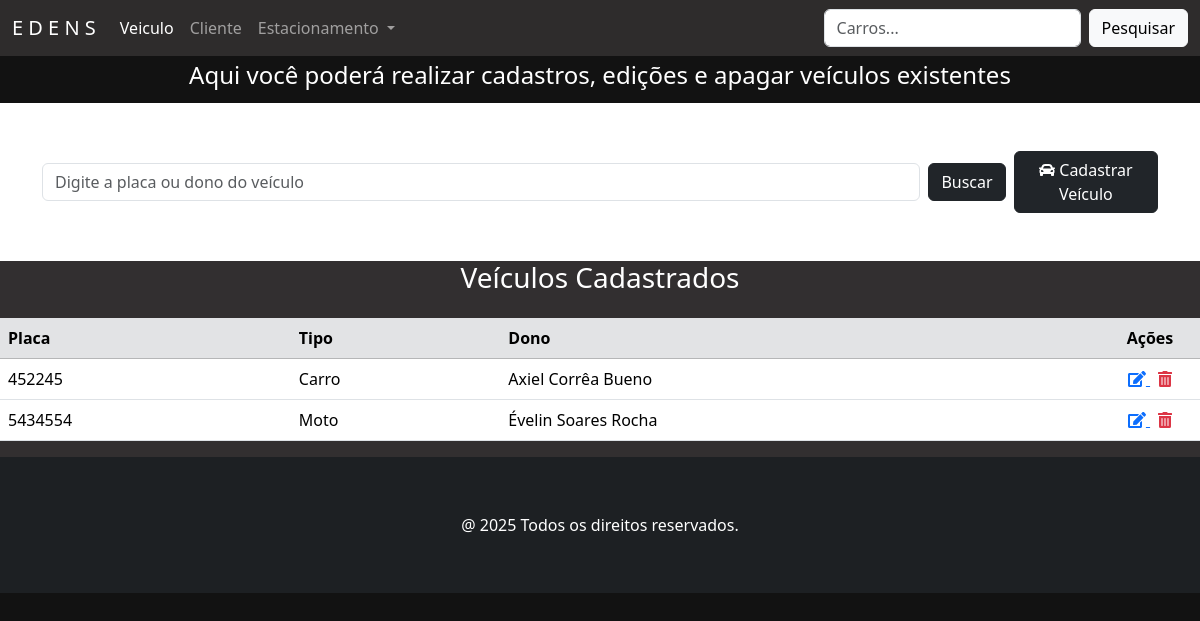
The page /veiculos/ on the database its author committed.
### veiculo/models.py (models this page shows, shortened)
class Veiculo(models.Model):
    placa = models.CharField('Placa', max_length=10, unique=True, help_text='Placa do veículo')
    tipo = models.CharField('Tipo de Veículo', max_length=20, choices=TIPO_VEICULO)
    dono = models.ForeignKey(Cliente, on_delete=models.CASCADE, related_name='veiculos', default=1)
    class Meta:
        verbose_name = 'Veículo'
        verbose_name_plural = 'Veículos'

### pessoa/models.py (models this page shows, shortened)
class Pessoa(models.Model):
    nome = models.CharField('Nome', max_length=50, help_text='Nome completo')
    cpf = models.CharField('CPF', max_length=11, help_text='CPF completo', unique=True)
    fone = models.CharField('Fone', max_length=11, help_text='Número de telefone', unique=True)
    email = models.EmailField('Email', max_length=100, unique=True, null=True, blank=True)
    class Meta:
        abstract = True

class Cliente(Pessoa):
    endereco = models.CharField('Endereço', max_length=100, help_text='Endereço Completo')
    class Meta:
        verbose_name = 'Cliente'
        verbose_name_plural = 'Clientes'

### veiculo/views.py (the view)
# urls.py: path('veiculos/', VeiculoView.as_view(), name='veiculo'),
class VeiculoView(ListView):
    model = Veiculo
    template_name = 'veiculos.html'
    def get_queryset(self):
        buscar = self.request.GET.get('buscar')
        qs = super(VeiculoView, self).get_queryset()
        if buscar:
            qs = qs.filter(placa__icontains=buscar)
        if qs.count() > 0:
            paginator = Paginator(qs, 10)
            listagem = paginator.get_page(self.request.GET.get('page'))
            return listagem
        else:
            return messages.info(self.request, 'Não existem veículos cadastrados.')

### veiculo/templates/veiculos.html (shortened to what this page needs)
{% extends 'principal.html' %}
{% load django_bootstrap5 %}
{% load static %}
{% block content %}
<div class="contaier-flex text-center text-white" style="background-color: #121212; padding: 5px">
    <h4>Aqui você poderá realizar cadastros, edições e apagar veículos existentes</h4>
</div>
<section class="section">
    <div class="container mb-5 mt-5">
        <form action="" method="GET" class="d-flex justify-content-start align-items-center gap-2">
            <input class="form-control" type="text" name="buscar" value="{{ request.GET.buscar }}"
                   placeholder="Digite a placa ou dono do veículo" style="max-width: 900px;">
            <button type="submit" class="btn btn-dark">Buscar</button>
            <a href="{% url 'veiculo_adicionar' %}" class="btn btn-dark">
                <i class="fas fa-car"></i> Cadastrar Veículo
            </a>
        </form>
    </div>
</section>
{% if object_list %}
<div class="card-body" style="background-color: #322f30">
    <h3 class="text-center text-white mb-4">Veículos Cadastrados</h3>
    <div class="table-responsive">
        <table class="table table-hover">
            <thead class="table-secondary">
                <tr>
                    <th>Placa</th>
                    <th>Tipo</th>
                    <th>Dono</th>
                    <th style="width: 100px; text-align: center">Ações</th>
                </tr>
            </thead>
            <tbody>
                {% for veiculo in object_list %}
                <tr>
                    <td>{{ veiculo.placa }}</td>
                    <td>{{ veiculo.tipo }}</td>
                    <td>{{ veiculo.dono.nome }}</td>
                    <td class="text-center">
                        <a href="{% url 'veiculo_editar' veiculo.pk %}" class="me-2" title="Editar">
                            <i class="fas fa-edit"></i>
                        </a>
                        <a href="{% url 'veiculo_apagar' veiculo.pk %}" title="Apagar" class="text-danger">
                            <i class="fas fa-trash-alt"></i>
                        </a>
                    </td>
                </tr>
                {% endfor %}
            </tbody>
        </table>
    </div>
</div>
{% else %}
    <p class="text-center mt-4 text-white">Nenhum veículo encontrado.</p>
{% endif %}
{% endblock %}

### static/css/estilos.css (style rules this page uses)
body:not(.navbar-custom) { background-color: #121212; }

### rows shown on the page
Veiculo: placa "452245", tipo "Carro", dono.nome "Axiel Corrêa Bueno"
Veiculo: placa "5434554", tipo "Moto", dono.nome "Évelin Soares Rocha"
